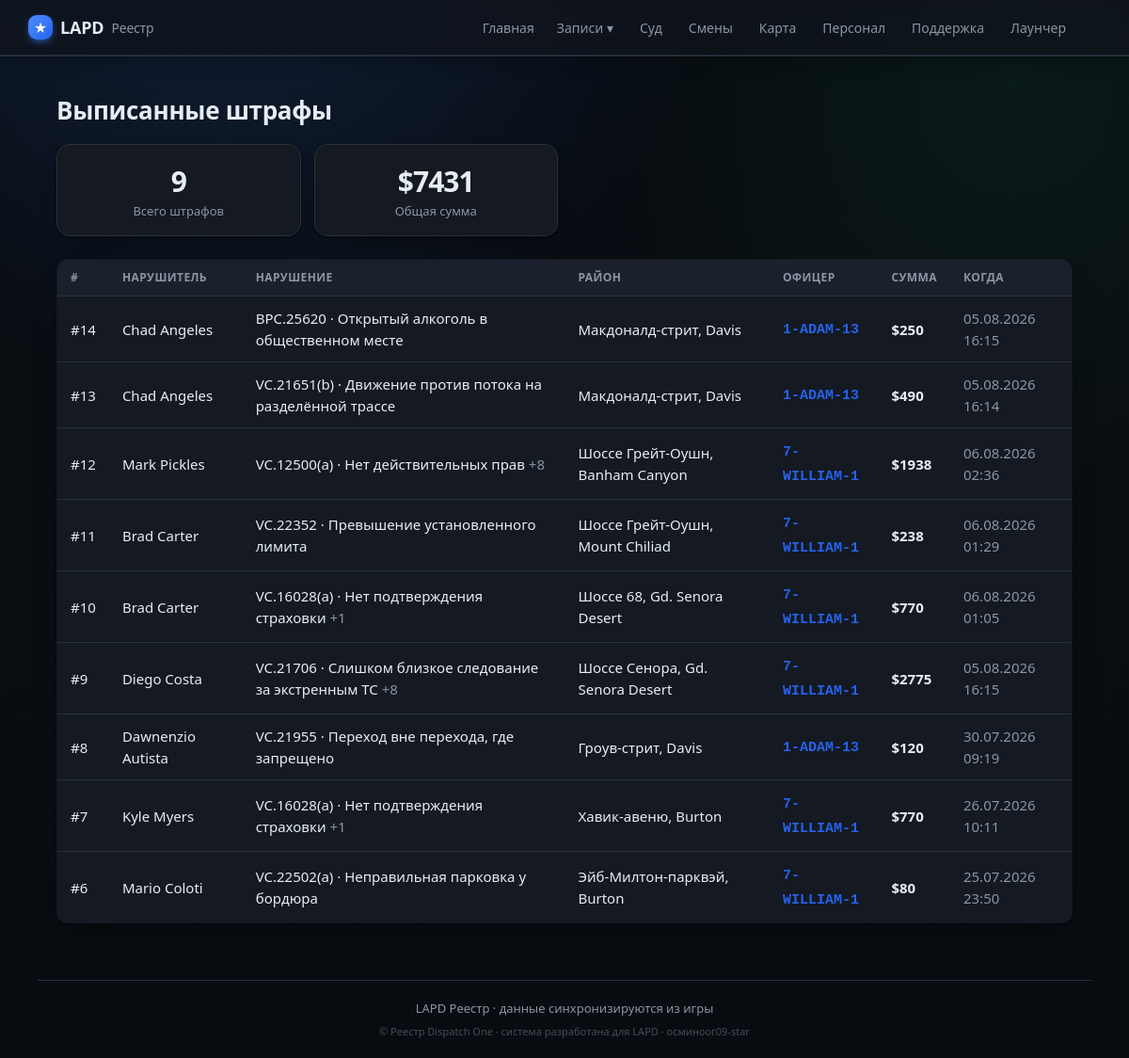
Before: /citations with the older database file.
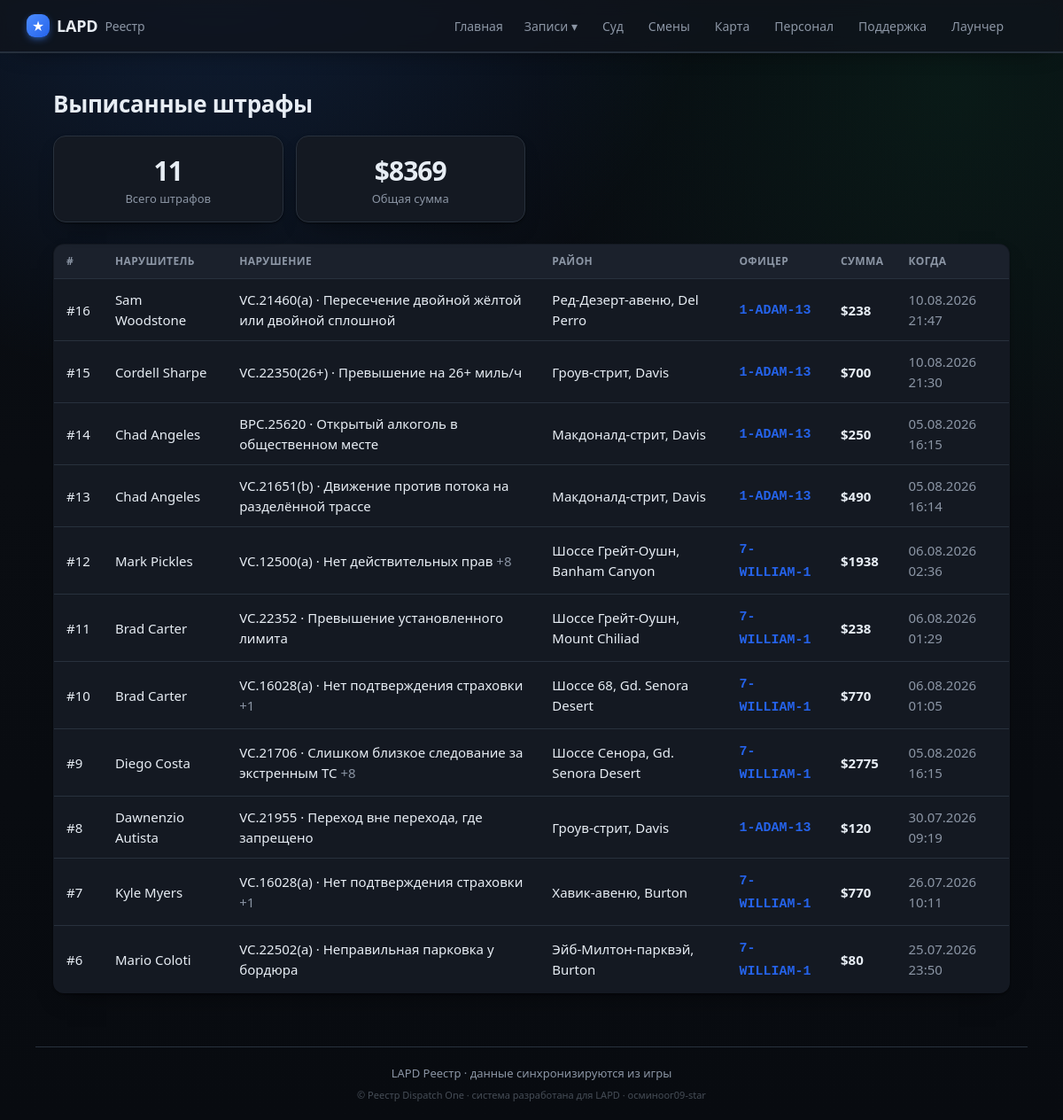
After: the same page with the newer database file.
### tables this page shows
CREATE TABLE citations (
                id INTEGER PRIMARY KEY AUTOINCREMENT,
                external_id TEXT UNIQUE,
                officer_id INTEGER,
                subject_name TEXT,
                issued_at TEXT,
                location TEXT,
                charges TEXT,
                fine INTEGER DEFAULT 0,
                notes TEXT
            );

CREATE TABLE officers (
                id INTEGER PRIMARY KEY AUTOINCREMENT,
                callsign TEXT UNIQUE NOT NULL,
                name TEXT
            , current_status TEXT, status_since TEXT, rank TEXT, department TEXT, discord TEXT, is_admin INTEGER);

### app/main.py (the view)
@app.route("/citations")
def citations():
    return render_template("citations.html", citations=db.list_citations(300),
                           summary=db.citations_summary())

### app/db.py (called while the page is built)
def fmt_dt(iso):
    try:
        dt = datetime.datetime.fromisoformat(iso)
        return dt.strftime("%d.%m.%Y %H:%M")
    except Exception:
        return iso or "—"

@contextmanager
def get_conn():
    conn = sqlite3.connect(config.DB_PATH)
    conn.row_factory = sqlite3.Row
    try:
        yield conn
        conn.commit()
    finally:
        conn.close()

def _jsonlist(val):
    if not val:
        return []
    try:
        return json.loads(val)
    except Exception:
        return [x.strip() for x in str(val).split(",") if x.strip()]

def _replace_mojibake_pairs(s):
    for bad, good in sorted(_MOJI_TO_CYR.items(), key=lambda x: len(x[0]), reverse=True):
        s = s.replace(bad, good)
    return s

def _fix_rooms(s):
    return re.sub(r"(\d)([А-Я])", lambda m: m.group(1) + _CYR2LAT.get(m.group(2), m.group(2)), s)

def _fix_mojibake(s):
    if not s or not isinstance(s, str):
        return s
    try:
        fixed = s.encode("cp1251").decode("utf-8")
    except (UnicodeEncodeError, UnicodeDecodeError):
        fixed = s
    else:
        return fixed if re.search(r"[А-Яа-яЁё]", fixed) else s
    def repl(m):
        chunk = m.group(0)
        if not re.search(r"[ЉЊЂЃІЌљњђѓіќ№°]", chunk):
            return chunk
        try:
            return chunk.encode("cp1251").decode("utf-8")
        except (UnicodeEncodeError, UnicodeDecodeError):
            return chunk
    return _replace_mojibake_pairs(re.sub(r"[\u0400-\u04ff\u00a0\u2116°-]+", repl, s))

def _row_to_citation(r):
    d = dict(r)
    d["charges"] = [localize(x) for x in _jsonlist(r["charges"])]
    d["issued_fmt"] = fmt_dt(r["issued_at"]) if r["issued_at"] else "—"
    return d

def list_citations(limit=200, officer_id=None):
    q = """SELECT citations.*, officers.callsign, officers.name AS officer_name
           FROM citations LEFT JOIN officers ON officers.id = citations.officer_id"""
    params = []
    if officer_id:
        q += " WHERE citations.officer_id=?"; params.append(officer_id)
    q += " ORDER BY citations.id DESC LIMIT ?"; params.append(limit)
    with get_conn() as c:
        return [_row_to_citation(r) for r in c.execute(q, params).fetchall()]

### app/main.py (called while the page is built)
@app.context_processor
def inject_globals():
    return {"community": config.COMMUNITY_NAME, "STATUS_RU": db.STATUS_RU,
            "staff_label": db.staff_label,
            "static_export": os.environ.get("STATIC_EXPORT") == "1",
            "build_id": time.strftime("%Y%m%d")}

### app/templates/citations.html (shortened to what this page needs)
{% extends "base.html" %}
{% block content %}
<h1>Выписанные штрафы</h1>
<section class="stats">
  <div class="stat"><div class="num">{{ summary.count }}</div><div class="lbl">Всего штрафов</div></div>
  <div class="stat"><div class="num">${{ summary.total_fine }}</div><div class="lbl">Общая сумма</div></div>
</section>
{% if citations %}
<table class="tbl">
  <thead><tr><th>#</th><th>Нарушитель</th><th>Нарушение</th><th>Район</th><th>Офицер</th><th>Сумма</th><th>Когда</th></tr></thead>
  <tbody>
  {% for c in citations %}
    <tr onclick="location='{{ url_for('citation_view', cid=c.id) }}'">
      <td><a class="row-link" href="{{ url_for('citation_view', cid=c.id) }}" onclick="event.stopPropagation()">#{{ c.id }}</a></td>
      <td><a class="row-link" href="{{ url_for('file_view', name=c.subject_name) }}" onclick="event.stopPropagation()">{{ c.subject_name }}</a></td>
      <td>{% if c.charges %}{{ c.charges[0] }}{% if c.charges|length > 1 %}
            <span class="muted">+{{ c.charges|length - 1 }}</span>{% endif %}{% else %}—{% endif %}</td>
      <td>{{ c.location or '—' }}</td>
      <td>{% if c.callsign %}<a class="cs" href="{{ url_for('officer_view', callsign=c.callsign) }}" onclick="event.stopPropagation()">{{ c.callsign }}</a>{% else %}—{% endif %}</td>
      <td><b>${{ c.fine }}</b></td>
      <td class="muted">{{ c.issued_fmt }}</td>
    </tr>
  {% endfor %}
  </tbody>
</table>
{% else %}
  <p class="empty">Штрафов пока нет<span class="empty-sub">Появятся после игры.</span></p>
{% endif %}
{% endblock %}

### app/templates/base.html (shortened to what this page needs)
<!doctype html>
<html lang="ru">
<head>
  <link rel="stylesheet" href="{{ url_for('static', filename='style.css') }}">
</head>
<body>
  <header class="topbar">
    <div class="wrap">
      <a class="brand" href="{{ url_for('index') }}">
        <span class="badge">★</span> {{ community }} <span class="sub">Реестр</span>
      </a>
      <nav>
        <a class="{% if request.endpoint == 'index' %}active{% endif %}" href="{{ url_for('index') }}">Главная</a>
        <div class="nav-drop">
          <span class="nav-drop-t">Записи ▾</span>
        </div>
        <a class="{% if request.endpoint == 'court' %}active{% endif %}" href="{{ url_for('court') }}">Суд</a>
        <a class="{% if request.endpoint == 'shifts' %}active{% endif %}" href="{{ url_for('shifts') }}">Смены</a>
        <a class="{% if request.endpoint == 'game_map' %}active{% endif %}" href="{{ url_for('game_map') }}">Карта</a>
        <a class="{% if request.endpoint == 'staff' %}active{% endif %}" href="{{ url_for('staff') }}">Персонал</a>
        <a class="{% if request.endpoint == 'support' %}active{% endif %}" href="{{ url_for('support') }}">Поддержка</a>
        <a class="{% if request.endpoint in ['launcher_page','register'] %}active{% endif %}" href="{{ url_for('launcher_page') }}">Лаунчер</a>
      </nav>
    </div>
  </header>
  <main class="wrap">
    {% block content %}{% endblock %}
  </main>
  <footer class="wrap foot">
    {{ community }} Реестр · данные синхронизируются из игры<br>
    <span class="foot-attr">© Реестр Dispatch One · система разработана для {{ community }} ·
      осминоог09-star</span>
  </footer>
</body>
</html>

### app/static/style.css (style rules this page uses)
:root { --bg:#0a0d12; --surface:#141922; --surface2:#1b212c; --border:#28313d; --text:#e7edf4; --muted:#8b95a4; --accent:#3b82f6; --accent2:#2563eb; --wanted:#ef4444; --ok:#22c55e; --gold:#eab308; --shadow:0 1px 2px rgba(0,0,0,.5), 0 12px 28px -16px rgba(0,0,0,.7); --radius:14px; }
* { box-sizing:border-box }
body { margin:0;background:var(--bg);color:var(--text); font-family:system-ui,-apple-system,"Segoe UI",Roboto,sans-serif;font-size:15px;line-height:1.5 }
a { color:inherit;text-decoration:none }
.wrap { max-width:1040px;margin:0 auto;padding:0 20px }
.topbar { background:var(--surface);border-bottom:1px solid var(--border);position:sticky;top:0;z-index:5 }
.topbar .wrap { display:flex;align-items:center;justify-content:space-between;height:58px }
.brand { font-weight:700;font-size:18px;display:flex;align-items:center;gap:8px }
.brand .sub { color:var(--muted);font-weight:500;font-size:14px }
.badge { display:inline-grid;place-items:center;width:26px;height:26px;border-radius:6px; background:var(--accent);color:#fff;font-size:14px }
nav a { color:var(--muted);margin-left:18px;font-weight:500 }
main.wrap { padding-top:26px;padding-bottom:40px }
h1 { font-size:24px;margin:.2em 0 .6em }
.stats { display:grid;grid-template-columns:repeat(4,1fr);gap:14px;margin-bottom:24px }
.stat { background:var(--surface);border:1px solid var(--border);border-radius:12px;padding:16px;text-align:center }
.stat .num { font-size:30px;font-weight:700 }
.stat .lbl { color:var(--muted);font-size:13px }
.tbl { width:100%;border-collapse:collapse;background:var(--surface);border:1px solid var(--border);border-radius:12px;overflow:hidden }
.tbl th { text-align:left;font-size:12px;text-transform:uppercase;letter-spacing:.4px;color:var(--muted); padding:10px 14px;border-bottom:1px solid var(--border) }
.tbl td { padding:11px 14px;border-bottom:1px solid var(--border) }
.tbl tbody tr { cursor:pointer;transition:background .12s }
.tbl tbody tr:last-child td { border-bottom:none }
.row-link { color:var(--text);text-decoration:none }
.cs { font-family:ui-monospace,Consolas,monospace;color:var(--gold);font-weight:600 }
.muted { color:var(--muted) }
.foot { color:var(--muted);font-size:13px;padding:20px;border-top:1px solid var(--border);margin-top:20px }
.foot-attr { display:block;margin-top:6px;font-size:11px;color:#5a636e;opacity:.75 }
body { font-size:15px;-webkit-font-smoothing:antialiased;text-rendering:optimizeLegibility }
.wrap { max-width:1120px }
.topbar { background:rgba(16,20,27,.82);backdrop-filter:saturate(140%) blur(10px); box-shadow:0 1px 0 var(--border),0 10px 30px -20px #000 }
.brand .badge { box-shadow:0 3px 10px -3px var(--accent);background:linear-gradient(135deg,#4c8dff,#2563eb) }
nav a { margin-left:4px;padding:7px 12px;border-radius:9px;transition:background .15s,color .15s;font-size:14px }
h1 { font-size:26px;font-weight:700;letter-spacing:-.3px }
.card,.stat,.tbl,.staff-row,.court-row,.officer-card,.district,.faq p,.dutylog li,.pen,.metric { box-shadow:var(--shadow) }
.card,.stat,.officer-card { border-radius:var(--radius) }
.stat { transition:transform .15s,border-color .15s }
.stat .num { letter-spacing:-1px }
main a.cs,main a[href]:not(.btn):not(.chip):not(.tag):hover { color:var(--accent2) }
.tbl th { background:var(--surface2) }
.tbl td { padding:12px 14px }
.foot { text-align:center }
nav { display:flex;flex-wrap:wrap;align-items:center }
.nav-drop { position:relative;display:inline-block }
.nav-drop-t { color:var(--muted);padding:7px 12px;border-radius:9px;cursor:pointer; display:inline-block;font-size:14px;transition:background .15s,color .15s }
.nav-drop::after { content:"";position:absolute;left:0;top:100%;width:100%;height:10px }
body { background: radial-gradient(circle at 20% -10%,rgba(59,130,246,.18),transparent 34%), radial-gradient(circle at 90% 8%,rgba(34,197,94,.08),transparent 30%), linear-gradient(180deg,#070b11 0%,#0a0d12 42%,#080b10 100%); }
main.wrap { padding-top:34px }
.topbar { border-bottom-color:rgba(89,111,139,.28) }
.topbar .wrap { max-width:1180px }
.brand { letter-spacing:-.2px }
.brand .badge { border-radius:9px }

Changed rows visible on the page:
added citations: id "16", subject_name "Sam Woodstone", charges "VC.21460(a) · Пересечение двойной жёлтой или двойной сплошной", location "Ред-Дезерт-авеню, Del Perro", callsign "1-ADAM-13", fine "238", issued_fmt "10.08.2026 21:47"
added citations: id "15", subject_name "Cordell Sharpe", charges "VC.22350(26+) · Превышение на 26+ миль/ч", location "Гроув-стрит, Davis", callsign "1-ADAM-13", fine "700", issued_fmt "10.08.2026 21:30"
Other visible differences:
{{ summary.count }}: "9" → "11"
{{ summary.total_fine }}: "7431" → "8369"
